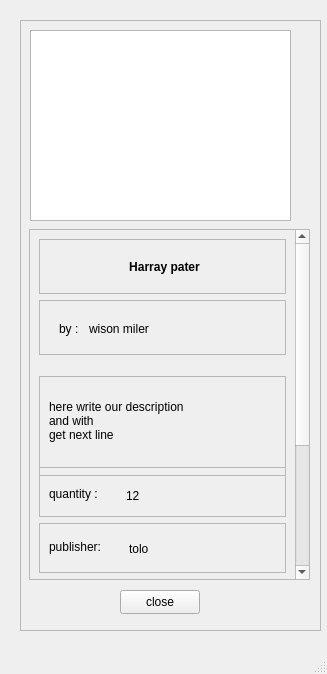
<?xml version="1.0" encoding="UTF-8"?>
<ui version="4.0">
 <class>MainWindow</class>
 <widget class="QMainWindow" name="MainWindow">
  <property name="geometry">
   <rect>
    <x>0</x>
    <y>0</y>
    <width>327</width>
    <height>674</height>
   </rect>
  </property>
  <property name="windowTitle">
   <string>MainWindow</string>
  </property>
  <widget class="QWidget" name="centralwidget">
   <widget class="QFrame" name="main_fram">
    <property name="geometry">
     <rect>
      <x>20</x>
      <y>20</y>
      <width>301</width>
      <height>611</height>
     </rect>
    </property>
    <property name="frameShape">
     <enum>QFrame::StyledPanel</enum>
    </property>
    <property name="frameShadow">
     <enum>QFrame::Raised</enum>
    </property>
    <widget class="QGraphicsView" name="detail_book_image">
     <property name="geometry">
      <rect>
       <x>10</x>
       <y>10</y>
       <width>261</width>
       <height>191</height>
      </rect>
     </property>
    </widget>
    <widget class="QScrollArea" name="scrollArea">
     <property name="geometry">
      <rect>
       <x>9</x>
       <y>209</y>
       <width>281</width>
       <height>351</height>
      </rect>
     </property>
     <property name="widgetResizable">
      <bool>true</bool>
     </property>
     <widget class="QWidget" name="scrollView_book_detail">
      <property name="geometry">
       <rect>
        <x>0</x>
        <y>-208</y>
        <width>265</width>
        <height>557</height>
       </rect>
      </property>
      <layout class="QGridLayout" name="gridLayout">
       <item row="3" column="0">
        <widget class="QFrame" name="quantity_book_detail">
         <property name="minimumSize">
          <size>
           <width>0</width>
           <height>50</height>
          </size>
         </property>
         <property name="maximumSize">
          <size>
           <width>16777215</width>
           <height>70</height>
          </size>
         </property>
         <property name="frameShape">
          <enum>QFrame::StyledPanel</enum>
         </property>
         <property name="frameShadow">
          <enum>QFrame::Raised</enum>
         </property>
         <widget class="QLabel" name="quantity_book_detail_title_label">
          <property name="geometry">
           <rect>
            <x>10</x>
            <y>19</y>
            <width>58</width>
            <height>16</height>
           </rect>
          </property>
          <property name="text">
           <string>quantity :</string>
          </property>
         </widget>
         <widget class="QLabel" name="quantity_book_detail_label">
          <property name="geometry">
           <rect>
            <x>87</x>
            <y>19</y>
            <width>151</width>
            <height>20</height>
           </rect>
          </property>
          <property name="text">
           <string>12</string>
          </property>
         </widget>
        </widget>
       </item>
       <item row="2" column="0">
        <widget class="QFrame" name="description__book_detail">
         <property name="minimumSize">
          <size>
           <width>0</width>
           <height>100</height>
          </size>
         </property>
         <property name="maximumSize">
          <size>
           <width>16777215</width>
           <height>70</height>
          </size>
         </property>
         <property name="frameShape">
          <enum>QFrame::StyledPanel</enum>
         </property>
         <property name="frameShadow">
          <enum>QFrame::Raised</enum>
         </property>
         <widget class="QLabel" name="description_book_detail_label">
          <property name="geometry">
           <rect>
            <x>10</x>
            <y>10</y>
            <width>241</width>
            <height>71</height>
           </rect>
          </property>
          <property name="text">
           <string>here write our description&lt;br&gt;and with &lt;br&gt;get next line</string>
          </property>
         </widget>
        </widget>
       </item>
       <item row="0" column="0">
        <widget class="QFrame" name="book_name_detail">
         <property name="minimumSize">
          <size>
           <width>0</width>
           <height>55</height>
          </size>
         </property>
         <property name="maximumSize">
          <size>
           <width>16777215</width>
           <height>70</height>
          </size>
         </property>
         <property name="frameShape">
          <enum>QFrame::StyledPanel</enum>
         </property>
         <property name="frameShadow">
          <enum>QFrame::Raised</enum>
         </property>
         <widget class="QLabel" name="book_nam_detail_label">
          <property name="geometry">
           <rect>
            <x>10</x>
            <y>13</y>
            <width>231</width>
            <height>31</height>
           </rect>
          </property>
          <property name="text">
           <string>&lt;html&gt;&lt;head/&gt;&lt;body&gt;&lt;p align=&quot;center&quot;&gt;&lt;span style=&quot; font-weight:600;&quot;&gt;Harray pater&lt;/span&gt;&lt;/p&gt;&lt;/body&gt;&lt;/html&gt;</string>
          </property>
         </widget>
        </widget>
       </item>
       <item row="7" column="0">
        <widget class="QFrame" name="price_book_detail">
         <property name="minimumSize">
          <size>
           <width>0</width>
           <height>50</height>
          </size>
         </property>
         <property name="maximumSize">
          <size>
           <width>16777215</width>
           <height>70</height>
          </size>
         </property>
         <property name="frameShape">
          <enum>QFrame::StyledPanel</enum>
         </property>
         <property name="frameShadow">
          <enum>QFrame::Raised</enum>
         </property>
         <widget class="QLabel" name="price_book_detail_title_label">
          <property name="geometry">
           <rect>
            <x>10</x>
            <y>20</y>
            <width>51</width>
            <height>16</height>
           </rect>
          </property>
          <property name="text">
           <string>price :</string>
          </property>
         </widget>
         <widget class="QLabel" name="price_book_detail_label">
          <property name="geometry">
           <rect>
            <x>60</x>
            <y>20</y>
            <width>171</width>
            <height>20</height>
           </rect>
          </property>
          <property name="text">
           <string>130000</string>
          </property>
         </widget>
        </widget>
       </item>
       <item row="5" column="0">
        <widget class="QFrame" name="date_book_detail">
         <property name="minimumSize">
          <size>
           <width>0</width>
           <height>50</height>
          </size>
         </property>
         <property name="maximumSize">
          <size>
           <width>16777215</width>
           <height>70</height>
          </size>
         </property>
         <property name="frameShape">
          <enum>QFrame::StyledPanel</enum>
         </property>
         <property name="frameShadow">
          <enum>QFrame::Raised</enum>
         </property>
         <widget class="QLabel" name="date_book_detail_title_label">
          <property name="geometry">
           <rect>
            <x>10</x>
            <y>17</y>
            <width>81</width>
            <height>16</height>
           </rect>
          </property>
          <property name="text">
           <string>Time added :</string>
          </property>
         </widget>
         <widget class="QLabel" name="date_book_detail_label">
          <property name="geometry">
           <rect>
            <x>90</x>
            <y>15</y>
            <width>151</width>
            <height>20</height>
           </rect>
          </property>
          <property name="text">
           <string>1378/08/9</string>
          </property>
         </widget>
        </widget>
       </item>
       <item row="1" column="0">
        <widget class="QFrame" name="author_book_detail">
         <property name="minimumSize">
          <size>
           <width>0</width>
           <height>55</height>
          </size>
         </property>
         <property name="maximumSize">
          <size>
           <width>16777215</width>
           <height>70</height>
          </size>
         </property>
         <property name="frameShape">
          <enum>QFrame::StyledPanel</enum>
         </property>
         <property name="frameShadow">
          <enum>QFrame::Raised</enum>
         </property>
         <widget class="QLabel" name="author_book_detail_label">
          <property name="geometry">
           <rect>
            <x>50</x>
            <y>13</y>
            <width>191</width>
            <height>31</height>
           </rect>
          </property>
          <property name="text">
           <string>wison miler</string>
          </property>
         </widget>
         <widget class="QLabel" name="author_book_detail_title_label">
          <property name="geometry">
           <rect>
            <x>20</x>
            <y>21</y>
            <width>21</width>
            <height>16</height>
           </rect>
          </property>
          <property name="text">
           <string>by : </string>
          </property>
         </widget>
        </widget>
       </item>
       <item row="4" column="0">
        <widget class="QFrame" name="publisher_book_detail">
         <property name="minimumSize">
          <size>
           <width>0</width>
           <height>50</height>
          </size>
         </property>
         <property name="maximumSize">
          <size>
           <width>16777215</width>
           <height>70</height>
          </size>
         </property>
         <property name="frameShape">
          <enum>QFrame::StyledPanel</enum>
         </property>
         <property name="frameShadow">
          <enum>QFrame::Raised</enum>
         </property>
         <widget class="QLabel" name="publisher_book_detail_title_label">
          <property name="geometry">
           <rect>
            <x>10</x>
            <y>16</y>
            <width>61</width>
            <height>16</height>
           </rect>
          </property>
          <property name="text">
           <string>publisher:</string>
          </property>
         </widget>
         <widget class="QLabel" name="publisher_book_detail_label">
          <property name="geometry">
           <rect>
            <x>90</x>
            <y>16</y>
            <width>161</width>
            <height>20</height>
           </rect>
          </property>
          <property name="text">
           <string>tolo</string>
          </property>
         </widget>
        </widget>
       </item>
       <item row="6" column="0">
        <widget class="QFrame" name="category_book_detail">
         <property name="minimumSize">
          <size>
           <width>0</width>
           <height>87</height>
          </size>
         </property>
         <property name="maximumSize">
          <size>
           <width>16777215</width>
           <height>70</height>
          </size>
         </property>
         <property name="frameShape">
          <enum>QFrame::StyledPanel</enum>
         </property>
         <property name="frameShadow">
          <enum>QFrame::Raised</enum>
         </property>
         <widget class="QLabel" name="category_book_detail_title_label">
          <property name="geometry">
           <rect>
            <x>10</x>
            <y>10</y>
            <width>58</width>
            <height>16</height>
           </rect>
          </property>
          <property name="minimumSize">
           <size>
            <width>0</width>
            <height>0</height>
           </size>
          </property>
          <property name="text">
           <string>category :</string>
          </property>
         </widget>
         <widget class="QLabel" name="category_book_detail_label">
          <property name="geometry">
           <rect>
            <x>80</x>
            <y>9</y>
            <width>161</width>
            <height>71</height>
           </rect>
          </property>
          <property name="text">
           <string>action ,comedy</string>
          </property>
         </widget>
        </widget>
       </item>
      </layout>
     </widget>
    </widget>
    <widget class="QPushButton" name="close_btn">
     <property name="geometry">
      <rect>
       <x>100</x>
       <y>570</y>
       <width>80</width>
       <height>24</height>
      </rect>
     </property>
     <property name="text">
      <string>close</string>
     </property>
    </widget>
   </widget>
  </widget>
  <widget class="QMenuBar" name="menubar">
   <property name="geometry">
    <rect>
     <x>0</x>
     <y>0</y>
     <width>327</width>
     <height>21</height>
    </rect>
   </property>
  </widget>
  <widget class="QStatusBar" name="statusbar"/>
 </widget>
 <resources/>
 <connections/>
</ui>
